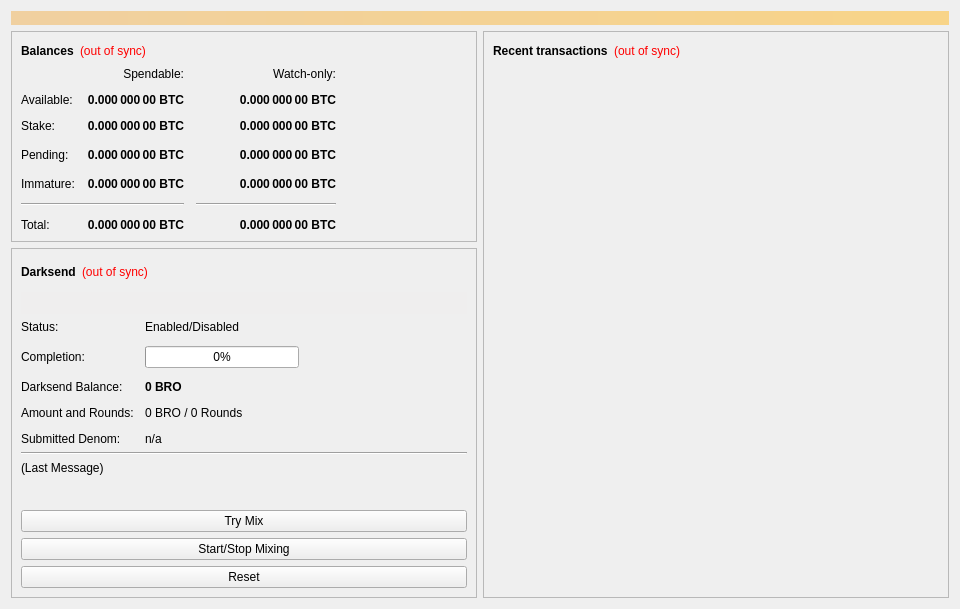
<?xml version="1.0" encoding="UTF-8"?>
<ui version="4.0">
 <class>OverviewPage</class>
 <widget class="QWidget" name="OverviewPage">
  <property name="geometry">
   <rect>
    <x>0</x>
    <y>0</y>
    <width>960</width>
    <height>594</height>
   </rect>
  </property>
  <property name="minimumSize">
   <size>
    <width>960</width>
    <height>0</height>
   </size>
  </property>
  <property name="windowTitle">
   <string>Form</string>
  </property>
  <layout class="QVBoxLayout" name="topLayout">
   <item>
    <widget class="QLabel" name="labelAlerts">
     <property name="visible">
      <bool>false</bool>
     </property>
     <property name="styleSheet">
      <string notr="true">background-color: qlineargradient(x1: 0, y1: 0, x2: 1, y2: 0, stop:0 #F0D0A0, stop:1 #F8D488); color:#000000;</string>
     </property>
     <property name="wordWrap">
      <bool>true</bool>
     </property>
     <property name="margin">
      <number>3</number>
     </property>
    </widget>
   </item>
   <item>
    <layout class="QHBoxLayout" name="horizontalLayout" stretch="1,1">
     <item>
      <layout class="QVBoxLayout" name="verticalLayout_2">
       <item>
        <widget class="QFrame" name="frame">
         <property name="frameShape">
          <enum>QFrame::StyledPanel</enum>
         </property>
         <property name="frameShadow">
          <enum>QFrame::Raised</enum>
         </property>
         <layout class="QVBoxLayout" name="verticalLayout_4">
          <item>
           <layout class="QHBoxLayout" name="horizontalLayout_4">
            <item>
             <widget class="QLabel" name="label_5">
              <property name="font">
               <font>
                <weight>75</weight>
                <bold>true</bold>
               </font>
              </property>
              <property name="text">
               <string>Balances</string>
              </property>
             </widget>
            </item>
            <item>
             <widget class="QLabel" name="labelWalletStatus">
              <property name="cursor">
               <cursorShape>WhatsThisCursor</cursorShape>
              </property>
              <property name="toolTip">
               <string>The displayed information may be out of date. Your wallet automatically synchronizes with the Bitradio network after a connection is established, but this process has not completed yet.</string>
              </property>
              <property name="styleSheet">
               <string notr="true">QLabel { color: red; }</string>
              </property>
              <property name="text">
               <string notr="true">(out of sync)</string>
              </property>
              <property name="alignment">
               <set>Qt::AlignLeading|Qt::AlignLeft|Qt::AlignVCenter</set>
              </property>
             </widget>
            </item>
            <item>
             <spacer name="horizontalSpacer_3">
              <property name="orientation">
               <enum>Qt::Horizontal</enum>
              </property>
              <property name="sizeHint" stdset="0">
               <size>
                <width>40</width>
                <height>20</height>
               </size>
              </property>
             </spacer>
            </item>
           </layout>
          </item>
          <item>
           <layout class="QGridLayout" name="gridLayout">
            <property name="spacing">
             <number>12</number>
            </property>
            <item row="3" column="2">
             <widget class="QLabel" name="labelWatchPending">
              <property name="font">
               <font>
                <weight>75</weight>
                <bold>true</bold>
               </font>
              </property>
              <property name="cursor">
               <cursorShape>IBeamCursor</cursorShape>
              </property>
              <property name="toolTip">
               <string>Unconfirmed transactions to watch-only addresses</string>
              </property>
              <property name="text">
               <string notr="true">0.000 000 00 BTC</string>
              </property>
              <property name="alignment">
               <set>Qt::AlignRight|Qt::AlignTrailing|Qt::AlignVCenter</set>
              </property>
              <property name="textInteractionFlags">
               <set>Qt::LinksAccessibleByMouse|Qt::TextSelectableByKeyboard|Qt::TextSelectableByMouse</set>
              </property>
             </widget>
            </item>
            <item row="3" column="1">
             <widget class="QLabel" name="labelUnconfirmed">
              <property name="font">
               <font>
                <weight>75</weight>
                <bold>true</bold>
               </font>
              </property>
              <property name="cursor">
               <cursorShape>IBeamCursor</cursorShape>
              </property>
              <property name="toolTip">
               <string>Total of transactions that have yet to be confirmed, and do not yet count toward the spendable balance</string>
              </property>
              <property name="text">
               <string notr="true">0.000 000 00 BTC</string>
              </property>
              <property name="alignment">
               <set>Qt::AlignRight|Qt::AlignTrailing|Qt::AlignVCenter</set>
              </property>
              <property name="textInteractionFlags">
               <set>Qt::LinksAccessibleByMouse|Qt::TextSelectableByKeyboard|Qt::TextSelectableByMouse</set>
              </property>
             </widget>
            </item>
            <item row="4" column="2">
             <widget class="QLabel" name="labelWatchImmature">
              <property name="font">
               <font>
                <weight>75</weight>
                <bold>true</bold>
               </font>
              </property>
              <property name="cursor">
               <cursorShape>IBeamCursor</cursorShape>
              </property>
              <property name="toolTip">
               <string>Mined balance in watch-only addresses that has not yet matured</string>
              </property>
              <property name="text">
               <string notr="true">0.000 000 00 BTC</string>
              </property>
              <property name="alignment">
               <set>Qt::AlignRight|Qt::AlignTrailing|Qt::AlignVCenter</set>
              </property>
              <property name="textInteractionFlags">
               <set>Qt::LinksAccessibleByMouse|Qt::TextSelectableByKeyboard|Qt::TextSelectableByMouse</set>
              </property>
             </widget>
            </item>
            <item row="5" column="0" colspan="2">
             <widget class="Line" name="lineSpendableBalance">
              <property name="orientation">
               <enum>Qt::Horizontal</enum>
              </property>
             </widget>
            </item>
            <item row="5" column="2">
             <widget class="Line" name="lineWatchBalance">
              <property name="sizePolicy">
               <sizepolicy hsizetype="Preferred" vsizetype="Fixed">
                <horstretch>0</horstretch>
                <verstretch>0</verstretch>
               </sizepolicy>
              </property>
              <property name="minimumSize">
               <size>
                <width>140</width>
                <height>0</height>
               </size>
              </property>
              <property name="orientation">
               <enum>Qt::Horizontal</enum>
              </property>
             </widget>
            </item>
            <item row="6" column="0">
             <widget class="QLabel" name="labelTotalText">
              <property name="text">
               <string>Total:</string>
              </property>
             </widget>
            </item>
            <item row="4" column="1">
             <widget class="QLabel" name="labelImmature">
              <property name="font">
               <font>
                <weight>75</weight>
                <bold>true</bold>
               </font>
              </property>
              <property name="cursor">
               <cursorShape>IBeamCursor</cursorShape>
              </property>
              <property name="toolTip">
               <string>Mined balance that has not yet matured</string>
              </property>
              <property name="text">
               <string notr="true">0.000 000 00 BTC</string>
              </property>
              <property name="alignment">
               <set>Qt::AlignRight|Qt::AlignTrailing|Qt::AlignVCenter</set>
              </property>
              <property name="textInteractionFlags">
               <set>Qt::LinksAccessibleByMouse|Qt::TextSelectableByKeyboard|Qt::TextSelectableByMouse</set>
              </property>
             </widget>
            </item>
            <item row="3" column="3">
             <spacer name="horizontalSpacer_2">
              <property name="orientation">
               <enum>Qt::Horizontal</enum>
              </property>
              <property name="sizeHint" stdset="0">
               <size>
                <width>40</width>
                <height>20</height>
               </size>
              </property>
             </spacer>
            </item>
            <item row="4" column="0">
             <widget class="QLabel" name="labelImmatureText">
              <property name="text">
               <string>Immature:</string>
              </property>
             </widget>
            </item>
            <item row="6" column="1">
             <widget class="QLabel" name="labelTotal">
              <property name="font">
               <font>
                <weight>75</weight>
                <bold>true</bold>
               </font>
              </property>
              <property name="cursor">
               <cursorShape>IBeamCursor</cursorShape>
              </property>
              <property name="toolTip">
               <string>Your current total balance</string>
              </property>
              <property name="text">
               <string notr="true">0.000 000 00 BTC</string>
              </property>
              <property name="alignment">
               <set>Qt::AlignRight|Qt::AlignTrailing|Qt::AlignVCenter</set>
              </property>
              <property name="textInteractionFlags">
               <set>Qt::LinksAccessibleByMouse|Qt::TextSelectableByKeyboard|Qt::TextSelectableByMouse</set>
              </property>
             </widget>
            </item>
            <item row="6" column="2">
             <widget class="QLabel" name="labelWatchTotal">
              <property name="font">
               <font>
                <weight>75</weight>
                <bold>true</bold>
               </font>
              </property>
              <property name="cursor">
               <cursorShape>IBeamCursor</cursorShape>
              </property>
              <property name="toolTip">
               <string>Current total balance in watch-only addresses</string>
              </property>
              <property name="text">
               <string notr="true">0.000 000 00 BTC</string>
              </property>
              <property name="alignment">
               <set>Qt::AlignRight|Qt::AlignTrailing|Qt::AlignVCenter</set>
              </property>
              <property name="textInteractionFlags">
               <set>Qt::LinksAccessibleByMouse|Qt::TextSelectableByKeyboard|Qt::TextSelectableByMouse</set>
              </property>
             </widget>
            </item>
            <item row="0" column="2">
             <widget class="QLabel" name="labelWatchonly">
              <property name="text">
               <string>Watch-only:</string>
              </property>
              <property name="alignment">
               <set>Qt::AlignRight|Qt::AlignTrailing|Qt::AlignVCenter</set>
              </property>
             </widget>
            </item>
            <item row="1" column="0">
             <widget class="QLabel" name="labelBalanceText">
              <property name="text">
               <string>Available:</string>
              </property>
             </widget>
            </item>
            <item row="1" column="1">
             <widget class="QLabel" name="labelBalance">
              <property name="font">
               <font>
                <weight>75</weight>
                <bold>true</bold>
               </font>
              </property>
              <property name="cursor">
               <cursorShape>IBeamCursor</cursorShape>
              </property>
              <property name="toolTip">
               <string>Your current spendable balance</string>
              </property>
              <property name="text">
               <string notr="true">0.000 000 00 BTC</string>
              </property>
              <property name="alignment">
               <set>Qt::AlignRight|Qt::AlignTrailing|Qt::AlignVCenter</set>
              </property>
              <property name="textInteractionFlags">
               <set>Qt::LinksAccessibleByMouse|Qt::TextSelectableByKeyboard|Qt::TextSelectableByMouse</set>
              </property>
             </widget>
            </item>
            <item row="2" column="0">
             <widget class="QLabel" name="label_10">
              <property name="text">
               <string>Stake:</string>
              </property>
             </widget>
            </item>
            <item row="2" column="1">
             <widget class="QLabel" name="labelStake">
              <property name="font">
               <font>
                <weight>75</weight>
                <bold>true</bold>
               </font>
              </property>
              <property name="cursor">
               <cursorShape>IBeamCursor</cursorShape>
              </property>
              <property name="toolTip">
               <string>Total of coins that was staked, and do not yet count toward the current balance</string>
              </property>
              <property name="text">
               <string notr="true">0.000 000 00 BTC</string>
              </property>
              <property name="alignment">
               <set>Qt::AlignRight|Qt::AlignTrailing|Qt::AlignVCenter</set>
              </property>
              <property name="textInteractionFlags">
               <set>Qt::LinksAccessibleByMouse|Qt::TextSelectableByKeyboard|Qt::TextSelectableByMouse</set>
              </property>
             </widget>
            </item>
            <item row="2" column="2">
             <widget class="QLabel" name="labelWatchStake">
              <property name="font">
               <font>
                <weight>75</weight>
                <bold>true</bold>
               </font>
              </property>
              <property name="cursor">
               <cursorShape>IBeamCursor</cursorShape>
              </property>
              <property name="toolTip">
               <string>Total of coins that was staked in watch-only addresses, and do not yet count toward the current watch-only balance</string>
              </property>
              <property name="text">
               <string notr="true">0.000 000 00 BTC</string>
              </property>
              <property name="alignment">
               <set>Qt::AlignRight|Qt::AlignTrailing|Qt::AlignVCenter</set>
              </property>
              <property name="textInteractionFlags">
               <set>Qt::LinksAccessibleByMouse|Qt::TextSelectableByKeyboard|Qt::TextSelectableByMouse</set>
              </property>
             </widget>
            </item>
            <item row="1" column="2">
             <widget class="QLabel" name="labelWatchAvailable">
              <property name="font">
               <font>
                <weight>75</weight>
                <bold>true</bold>
               </font>
              </property>
              <property name="cursor">
               <cursorShape>IBeamCursor</cursorShape>
              </property>
              <property name="toolTip">
               <string>Your current balance in watch-only addresses</string>
              </property>
              <property name="text">
               <string notr="true">0.000 000 00 BTC</string>
              </property>
              <property name="alignment">
               <set>Qt::AlignRight|Qt::AlignTrailing|Qt::AlignVCenter</set>
              </property>
              <property name="textInteractionFlags">
               <set>Qt::LinksAccessibleByMouse|Qt::TextSelectableByKeyboard|Qt::TextSelectableByMouse</set>
              </property>
             </widget>
            </item>
            <item row="3" column="0">
             <widget class="QLabel" name="labelPendingText">
              <property name="text">
               <string>Pending:</string>
              </property>
             </widget>
            </item>
            <item row="0" column="1">
             <widget class="QLabel" name="labelSpendable">
              <property name="text">
               <string>Spendable:</string>
              </property>
              <property name="alignment">
               <set>Qt::AlignRight|Qt::AlignTrailing|Qt::AlignVCenter</set>
              </property>
             </widget>
            </item>
           </layout>
          </item>
         </layout>
        </widget>
       </item>
       <item>
        <widget class="QFrame" name="frameDarksend">
         <property name="sizePolicy">
          <sizepolicy hsizetype="Expanding" vsizetype="Expanding">
           <horstretch>0</horstretch>
           <verstretch>0</verstretch>
          </sizepolicy>
         </property>
         <property name="minimumSize">
          <size>
           <width>0</width>
           <height>350</height>
          </size>
         </property>
         <property name="layoutDirection">
          <enum>Qt::LeftToRight</enum>
         </property>
         <property name="frameShape">
          <enum>QFrame::StyledPanel</enum>
         </property>
         <property name="frameShadow">
          <enum>QFrame::Raised</enum>
         </property>
         <layout class="QVBoxLayout" name="verticalLayout_5">
          <item>
           <layout class="QHBoxLayout" name="horizontalLayout_5">
            <item>
             <widget class="QLabel" name="label_2">
              <property name="font">
               <font>
                <weight>75</weight>
                <bold>true</bold>
               </font>
              </property>
              <property name="text">
               <string>Darksend</string>
              </property>
             </widget>
            </item>
            <item>
             <widget class="QLabel" name="labelDarksendSyncStatus">
              <property name="toolTip">
               <string>The displayed information may be out of date. Your wallet automatically synchronizes with the Bitradio network after a connection is established, but this process has not completed yet.</string>
              </property>
              <property name="styleSheet">
               <string notr="true">QLabel { color: red; }</string>
              </property>
              <property name="text">
               <string notr="true">(out of sync)</string>
              </property>
              <property name="alignment">
               <set>Qt::AlignLeading|Qt::AlignLeft|Qt::AlignVCenter</set>
              </property>
             </widget>
            </item>
            <item>
             <spacer name="horizontalSpacer_4">
              <property name="orientation">
               <enum>Qt::Horizontal</enum>
              </property>
              <property name="sizeHint" stdset="0">
               <size>
                <width>40</width>
                <height>20</height>
               </size>
              </property>
             </spacer>
            </item>
           </layout>
          </item>
          <item>
           <widget class="QPushButton" name="runAutoDenom">
            <property name="palette">
             <palette>
              <active>
               <colorrole role="WindowText">
                <brush brushstyle="SolidPattern">
                 <color alpha="255">
                  <red>0</red>
                  <green>0</green>
                  <blue>0</blue>
                 </color>
                </brush>
               </colorrole>
               <colorrole role="Button">
                <brush brushstyle="SolidPattern">
                 <color alpha="255">
                  <red>239</red>
                  <green>238</green>
                  <blue>238</blue>
                 </color>
                </brush>
               </colorrole>
               <colorrole role="Light">
                <brush brushstyle="SolidPattern">
                 <color alpha="255">
                  <red>255</red>
                  <green>255</green>
                  <blue>255</blue>
                 </color>
                </brush>
               </colorrole>
               <colorrole role="Midlight">
                <brush brushstyle="SolidPattern">
                 <color alpha="255">
                  <red>247</red>
                  <green>246</green>
                  <blue>246</blue>
                 </color>
                </brush>
               </colorrole>
               <colorrole role="Dark">
                <brush brushstyle="SolidPattern">
                 <color alpha="255">
                  <red>119</red>
                  <green>119</green>
                  <blue>119</blue>
                 </color>
                </brush>
               </colorrole>
               <colorrole role="Mid">
                <brush brushstyle="SolidPattern">
                 <color alpha="255">
                  <red>159</red>
                  <green>159</green>
                  <blue>159</blue>
                 </color>
                </brush>
               </colorrole>
               <colorrole role="Text">
                <brush brushstyle="SolidPattern">
                 <color alpha="255">
                  <red>0</red>
                  <green>0</green>
                  <blue>0</blue>
                 </color>
                </brush>
               </colorrole>
               <colorrole role="BrightText">
                <brush brushstyle="SolidPattern">
                 <color alpha="255">
                  <red>255</red>
                  <green>255</green>
                  <blue>255</blue>
                 </color>
                </brush>
               </colorrole>
               <colorrole role="ButtonText">
                <brush brushstyle="SolidPattern">
                 <color alpha="255">
                  <red>0</red>
                  <green>0</green>
                  <blue>0</blue>
                 </color>
                </brush>
               </colorrole>
               <colorrole role="Base">
                <brush brushstyle="SolidPattern">
                 <color alpha="255">
                  <red>255</red>
                  <green>255</green>
                  <blue>255</blue>
                 </color>
                </brush>
               </colorrole>
               <colorrole role="Window">
                <brush brushstyle="SolidPattern">
                 <color alpha="255">
                  <red>239</red>
                  <green>238</green>
                  <blue>238</blue>
                 </color>
                </brush>
               </colorrole>
               <colorrole role="Shadow">
                <brush brushstyle="SolidPattern">
                 <color alpha="255">
                  <red>0</red>
                  <green>0</green>
                  <blue>0</blue>
                 </color>
                </brush>
               </colorrole>
               <colorrole role="AlternateBase">
                <brush brushstyle="SolidPattern">
                 <color alpha="255">
                  <red>247</red>
                  <green>246</green>
                  <blue>246</blue>
                 </color>
                </brush>
               </colorrole>
               <colorrole role="ToolTipBase">
                <brush brushstyle="SolidPattern">
                 <color alpha="255">
                  <red>255</red>
                  <green>255</green>
                  <blue>220</blue>
                 </color>
                </brush>
               </colorrole>
               <colorrole role="ToolTipText">
                <brush brushstyle="SolidPattern">
                 <color alpha="255">
                  <red>0</red>
                  <green>0</green>
                  <blue>0</blue>
                 </color>
                </brush>
               </colorrole>
              </active>
              <inactive>
               <colorrole role="WindowText">
                <brush brushstyle="SolidPattern">
                 <color alpha="255">
                  <red>0</red>
                  <green>0</green>
                  <blue>0</blue>
                 </color>
                </brush>
               </colorrole>
               <colorrole role="Button">
                <brush brushstyle="SolidPattern">
                 <color alpha="255">
                  <red>239</red>
                  <green>238</green>
                  <blue>238</blue>
                 </color>
                </brush>
               </colorrole>
               <colorrole role="Light">
                <brush brushstyle="SolidPattern">
                 <color alpha="255">
                  <red>255</red>
                  <green>255</green>
                  <blue>255</blue>
                 </color>
                </brush>
               </colorrole>
               <colorrole role="Midlight">
                <brush brushstyle="SolidPattern">
                 <color alpha="255">
                  <red>247</red>
                  <green>246</green>
                  <blue>246</blue>
                 </color>
                </brush>
               </colorrole>
               <colorrole role="Dark">
                <brush brushstyle="SolidPattern">
                 <color alpha="255">
                  <red>119</red>
                  <green>119</green>
                  <blue>119</blue>
                 </color>
                </brush>
               </colorrole>
               <colorrole role="Mid">
                <brush brushstyle="SolidPattern">
                 <color alpha="255">
                  <red>159</red>
                  <green>159</green>
                  <blue>159</blue>
                 </color>
                </brush>
               </colorrole>
               <colorrole role="Text">
                <brush brushstyle="SolidPattern">
                 <color alpha="255">
                  <red>0</red>
                  <green>0</green>
                  <blue>0</blue>
                 </color>
                </brush>
               </colorrole>
               <colorrole role="BrightText">
                <brush brushstyle="SolidPattern">
                 <color alpha="255">
                  <red>255</red>
                  <green>255</green>
                  <blue>255</blue>
                 </color>
                </brush>
               </colorrole>
               <colorrole role="ButtonText">
                <brush brushstyle="SolidPattern">
                 <color alpha="255">
                  <red>0</red>
                  <green>0</green>
                  <blue>0</blue>
                 </color>
                </brush>
               </colorrole>
               <colorrole role="Base">
                <brush brushstyle="SolidPattern">
                 <color alpha="255">
                  <red>255</red>
                  <green>255</green>
                  <blue>255</blue>
                 </color>
                </brush>
               </colorrole>
               <colorrole role="Window">
                <brush brushstyle="SolidPattern">
                 <color alpha="255">
                  <red>239</red>
                  <green>238</green>
                  <blue>238</blue>
                 </color>
                </brush>
               </colorrole>
               <colorrole role="Shadow">
                <brush brushstyle="SolidPattern">
                 <color alpha="255">
                  <red>0</red>
                  <green>0</green>
                  <blue>0</blue>
                 </color>
                </brush>
               </colorrole>
               <colorrole role="AlternateBase">
                <brush brushstyle="SolidPattern">
                 <color alpha="255">
                  <red>247</red>
                  <green>246</green>
                  <blue>246</blue>
                 </color>
                </brush>
               </colorrole>
               <colorrole role="ToolTipBase">
                <brush brushstyle="SolidPattern">
                 <color alpha="255">
                  <red>255</red>
                  <green>255</green>
                  <blue>220</blue>
                 </color>
                </brush>
               </colorrole>
               <colorrole role="ToolTipText">
                <brush brushstyle="SolidPattern">
                 <color alpha="255">
                  <red>0</red>
                  <green>0</green>
                  <blue>0</blue>
                 </color>
                </brush>
               </colorrole>
              </inactive>
              <disabled>
               <colorrole role="WindowText">
                <brush brushstyle="SolidPattern">
                 <color alpha="255">
                  <red>119</red>
                  <green>119</green>
                  <blue>119</blue>
                 </color>
                </brush>
               </colorrole>
               <colorrole role="Button">
                <brush brushstyle="SolidPattern">
                 <color alpha="255">
                  <red>239</red>
                  <green>238</green>
                  <blue>238</blue>
                 </color>
                </brush>
               </colorrole>
               <colorrole role="Light">
                <brush brushstyle="SolidPattern">
                 <color alpha="255">
                  <red>255</red>
                  <green>255</green>
                  <blue>255</blue>
                 </color>
                </brush>
               </colorrole>
               <colorrole role="Midlight">
                <brush brushstyle="SolidPattern">
                 <color alpha="255">
                  <red>247</red>
                  <green>246</green>
                  <blue>246</blue>
                 </color>
                </brush>
               </colorrole>
               <colorrole role="Dark">
                <brush brushstyle="SolidPattern">
                 <color alpha="255">
                  <red>119</red>
                  <green>119</green>
                  <blue>119</blue>
                 </color>
                </brush>
               </colorrole>
               <colorrole role="Mid">
                <brush brushstyle="SolidPattern">
                 <color alpha="255">
                  <red>159</red>
                  <green>159</green>
                  <blue>159</blue>
                 </color>
                </brush>
               </colorrole>
               <colorrole role="Text">
                <brush brushstyle="SolidPattern">
                 <color alpha="255">
                  <red>119</red>
                  <green>119</green>
                  <blue>119</blue>
                 </color>
                </brush>
               </colorrole>
               <colorrole role="BrightText">
                <brush brushstyle="SolidPattern">
                 <color alpha="255">
                  <red>255</red>
                  <green>255</green>
                  <blue>255</blue>
                 </color>
                </brush>
               </colorrole>
               <colorrole role="ButtonText">
                <brush brushstyle="SolidPattern">
                 <color alpha="255">
                  <red>119</red>
                  <green>119</green>
                  <blue>119</blue>
                 </color>
                </brush>
               </colorrole>
               <colorrole role="Base">
                <brush brushstyle="SolidPattern">
                 <color alpha="255">
                  <red>239</red>
                  <green>238</green>
                  <blue>238</blue>
                 </color>
                </brush>
               </colorrole>
               <colorrole role="Window">
                <brush brushstyle="SolidPattern">
                 <color alpha="255">
                  <red>239</red>
                  <green>238</green>
                  <blue>238</blue>
                 </color>
                </brush>
               </colorrole>
               <colorrole role="Shadow">
                <brush brushstyle="SolidPattern">
                 <color alpha="255">
                  <red>0</red>
                  <green>0</green>
                  <blue>0</blue>
                 </color>
                </brush>
               </colorrole>
               <colorrole role="AlternateBase">
                <brush brushstyle="SolidPattern">
                 <color alpha="255">
                  <red>239</red>
                  <green>238</green>
                  <blue>238</blue>
                 </color>
                </brush>
               </colorrole>
               <colorrole role="ToolTipBase">
                <brush brushstyle="SolidPattern">
                 <color alpha="255">
                  <red>255</red>
                  <green>255</green>
                  <blue>220</blue>
                 </color>
                </brush>
               </colorrole>
               <colorrole role="ToolTipText">
                <brush brushstyle="SolidPattern">
                 <color alpha="255">
                  <red>0</red>
                  <green>0</green>
                  <blue>0</blue>
                 </color>
                </brush>
               </colorrole>
              </disabled>
             </palette>
            </property>
            <property name="focusPolicy">
             <enum>Qt::NoFocus</enum>
            </property>
            <property name="autoFillBackground">
             <bool>true</bool>
            </property>
            <property name="text">
             <string/>
            </property>
            <property name="flat">
             <bool>true</bool>
            </property>
           </widget>
          </item>
          <item>
           <layout class="QFormLayout" name="formLayout">
            <property name="fieldGrowthPolicy">
             <enum>QFormLayout::AllNonFixedFieldsGrow</enum>
            </property>
            <property name="horizontalSpacing">
             <number>11</number>
            </property>
            <property name="verticalSpacing">
             <number>12</number>
            </property>
            <item row="0" column="0">
             <widget class="QLabel" name="label_6">
              <property name="text">
               <string>Status:</string>
              </property>
             </widget>
            </item>
            <item row="1" column="0">
             <widget class="QLabel" name="label_7">
              <property name="text">
               <string>Completion:</string>
              </property>
             </widget>
            </item>
            <item row="1" column="1">
             <widget class="QProgressBar" name="darksendProgress">
              <property name="maximumSize">
               <size>
                <width>154</width>
                <height>16777215</height>
               </size>
              </property>
              <property name="value">
               <number>0</number>
              </property>
             </widget>
            </item>
            <item row="3" column="0">
             <widget class="QLabel" name="labelAnonymizedText">
              <property name="text">
               <string>Darksend Balance:</string>
              </property>
             </widget>
            </item>
            <item row="3" column="1">
             <widget class="QLabel" name="labelAnonymized">
              <property name="font">
               <font>
                <weight>75</weight>
                <bold>true</bold>
               </font>
              </property>
              <property name="text">
               <string notr="true">0 BRO</string>
              </property>
             </widget>
            </item>
            <item row="4" column="0">
             <widget class="QLabel" name="label_8">
              <property name="text">
               <string>Amount and Rounds:</string>
              </property>
             </widget>
            </item>
            <item row="4" column="1">
             <widget class="QLabel" name="labelAmountRounds">
              <property name="text">
               <string>0 BRO / 0 Rounds</string>
              </property>
             </widget>
            </item>
            <item row="5" column="0">
             <widget class="QLabel" name="label_9">
              <property name="text">
               <string>Submitted Denom:</string>
              </property>
             </widget>
            </item>
            <item row="5" column="1">
             <widget class="QLabel" name="labelSubmittedDenom">
              <property name="toolTip">
               <string>The denominations you submitted to the Masternode.&lt;br&gt;To mix, other users must submit the exact same denominations.</string>
              </property>
              <property name="text">
               <string>n/a</string>
              </property>
             </widget>
            </item>
            <item row="0" column="1">
             <widget class="QLabel" name="darksendEnabled">
              <property name="text">
               <string>Enabled/Disabled</string>
              </property>
             </widget>
            </item>
           </layout>
          </item>
          <item>
           <widget class="Line" name="lineLastMessage">
            <property name="orientation">
             <enum>Qt::Horizontal</enum>
            </property>
           </widget>
          </item>
          <item>
           <widget class="QLabel" name="darksendStatus">
            <property name="minimumSize">
             <size>
              <width>288</width>
              <height>43</height>
             </size>
            </property>
            <property name="text">
             <string>(Last Message)</string>
            </property>
            <property name="alignment">
             <set>Qt::AlignLeading|Qt::AlignLeft|Qt::AlignTop</set>
            </property>
            <property name="wordWrap">
             <bool>true</bool>
            </property>
           </widget>
          </item>
          <item>
           <widget class="QPushButton" name="darksendAuto">
            <property name="sizePolicy">
             <sizepolicy hsizetype="MinimumExpanding" vsizetype="Fixed">
              <horstretch>0</horstretch>
              <verstretch>0</verstretch>
             </sizepolicy>
            </property>
            <property name="toolTip">
             <string>Try to manually submit a Darksend request.</string>
            </property>
            <property name="text">
             <string>Try Mix</string>
            </property>
           </widget>
          </item>
          <item>
           <widget class="QPushButton" name="toggleDarksend">
            <property name="sizePolicy">
             <sizepolicy hsizetype="MinimumExpanding" vsizetype="Fixed">
              <horstretch>0</horstretch>
              <verstretch>0</verstretch>
             </sizepolicy>
            </property>
            <property name="text">
             <string>Start/Stop Mixing</string>
            </property>
           </widget>
          </item>
          <item>
           <widget class="QPushButton" name="darksendReset">
            <property name="sizePolicy">
             <sizepolicy hsizetype="MinimumExpanding" vsizetype="Fixed">
              <horstretch>0</horstretch>
              <verstretch>0</verstretch>
             </sizepolicy>
            </property>
            <property name="toolTip">
             <string>Reset the current status of Darksend (can interrupt Darksend if it's in the process of Mixing, which can cost you money!)</string>
            </property>
            <property name="autoFillBackground">
             <bool>false</bool>
            </property>
            <property name="text">
             <string>Reset</string>
            </property>
           </widget>
          </item>
         </layout>
        </widget>
       </item>
       <item>
        <spacer name="verticalSpacer">
         <property name="orientation">
          <enum>Qt::Vertical</enum>
         </property>
         <property name="sizeHint" stdset="0">
          <size>
           <width>20</width>
           <height>40</height>
          </size>
         </property>
        </spacer>
       </item>
      </layout>
     </item>
     <item>
      <layout class="QVBoxLayout" name="verticalLayout_3">
       <item>
        <widget class="QFrame" name="frame_2">
         <property name="frameShape">
          <enum>QFrame::StyledPanel</enum>
         </property>
         <property name="frameShadow">
          <enum>QFrame::Raised</enum>
         </property>
         <layout class="QVBoxLayout" name="verticalLayout">
          <item>
           <layout class="QHBoxLayout" name="horizontalLayout_2">
            <item>
             <widget class="QLabel" name="label_4">
              <property name="font">
               <font>
                <weight>75</weight>
                <bold>true</bold>
               </font>
              </property>
              <property name="text">
               <string>Recent transactions</string>
              </property>
             </widget>
            </item>
            <item>
             <widget class="QLabel" name="labelTransactionsStatus">
              <property name="cursor">
               <cursorShape>WhatsThisCursor</cursorShape>
              </property>
              <property name="toolTip">
               <string>The displayed information may be out of date. Your wallet automatically synchronizes with the Bitradio network after a connection is established, but this process has not completed yet.</string>
              </property>
              <property name="styleSheet">
               <string notr="true">QLabel { color: red; }</string>
              </property>
              <property name="text">
               <string notr="true">(out of sync)</string>
              </property>
              <property name="alignment">
               <set>Qt::AlignRight|Qt::AlignTrailing|Qt::AlignVCenter</set>
              </property>
             </widget>
            </item>
            <item>
             <spacer name="horizontalSpacer">
              <property name="orientation">
               <enum>Qt::Horizontal</enum>
              </property>
              <property name="sizeHint" stdset="0">
               <size>
                <width>40</width>
                <height>20</height>
               </size>
              </property>
             </spacer>
            </item>
           </layout>
          </item>
          <item>
           <widget class="QListView" name="listTransactions">
            <property name="styleSheet">
             <string notr="true">QListView { background: transparent; }</string>
            </property>
            <property name="frameShape">
             <enum>QFrame::NoFrame</enum>
            </property>
            <property name="verticalScrollBarPolicy">
             <enum>Qt::ScrollBarAlwaysOff</enum>
            </property>
            <property name="horizontalScrollBarPolicy">
             <enum>Qt::ScrollBarAlwaysOff</enum>
            </property>
            <property name="selectionMode">
             <enum>QAbstractItemView::NoSelection</enum>
            </property>
           </widget>
          </item>
         </layout>
        </widget>
       </item>
      </layout>
     </item>
    </layout>
   </item>
  </layout>
 </widget>
 <resources/>
 <connections/>
</ui>
